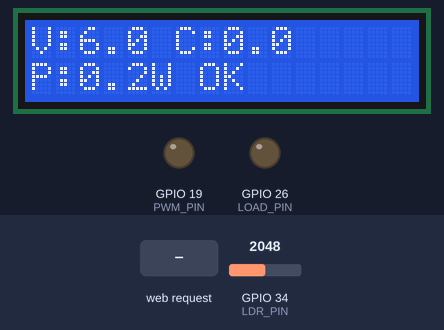
A sketch run on a simulated ESP32. Shown: 16×2 character LCD, output pins drawn as LEDs (lit = HIGH). The test bench sets the inputs (shaded band); at power-on: GPIO 34 (LDR_PIN) = 2048. WiFi joins after 1.5 s; servers stay silent unless stated; uploads are accepted with an empty reply; what the sketch prints to the serial monitor is not drawn.

Above: at 5.8 s.
5.9 s: GPIO 34 (LDR_PIN) set to 1398
At 10.9 s:
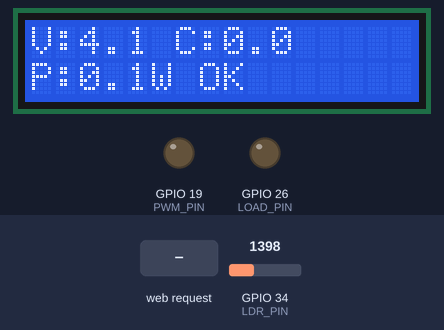
11.9 s: GPIO 34 (LDR_PIN) set to 1335
At 16.8 s:
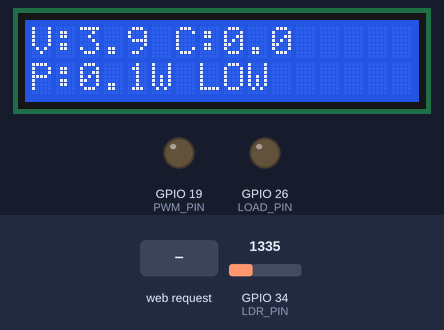
17.1 s: GPIO 34 (LDR_PIN) set to 737
At 21.8 s:
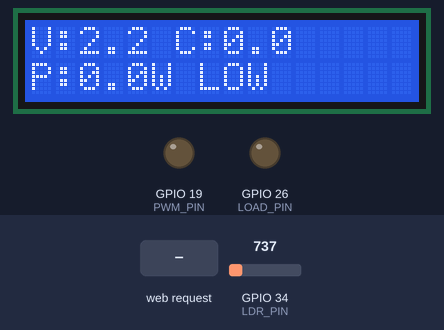
22.3 s: GPIO 34 (LDR_PIN) set to 642
At 26.9 s:
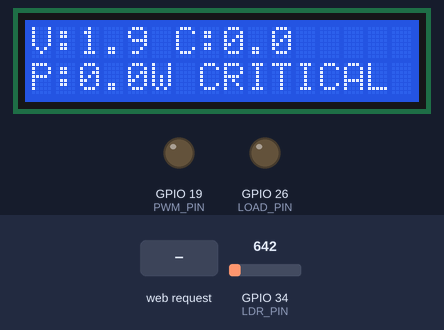
27.6 s: HTTP request GET /setBulb?state=ON received
At 28.3 s:
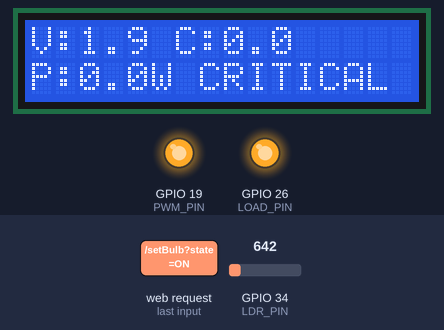
29.1 s: HTTP request GET /setBrightness?value=120 received
At 29.4 s:
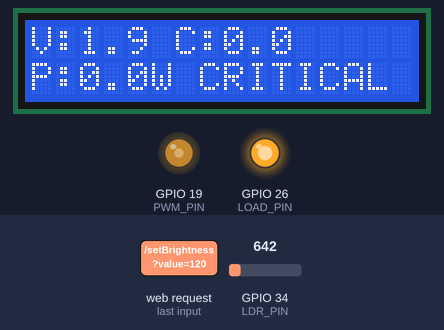
Timing chart, 0 to 31.6 s (numbered marks = the images above; inputs shaded):
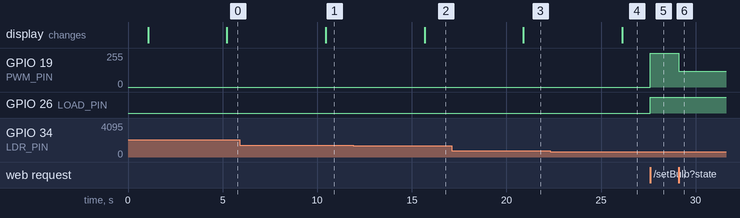

The sketch:

Esp32.ino
```cpp
#include <WiFi.h>
#include <HTTPClient.h>
#include <Wire.h>
#include <LiquidCrystal_I2C.h>
#include <WebServer.h>

// ====== WiFi Credentials ======
const char* WIFI_SSID = "PARADOX";
const char* WIFI_PASS = "shouryakumar";

// ====== Backend URL ======
const char* BACKEND_URL = "http://172.20.10.3:3000/api/data/latest";

// ====== Pin Definitions ======
#define LDR_PIN 34
#define LOAD_PIN 26   // Relay controlling the single bulb
#define PWM_PIN 19    // PWM pin for brightness control (same bulb)

// ====== Variables ======
int brightness = 0;           // 0–255
String bulbState = "OFF";     // ON/OFF state

// ====== LCD Setup ======
LiquidCrystal_I2C lcd(0x27, 16, 2);
WebServer server(80);

// ====== Function Declarations ======
void connectWiFi();
void sendData();
void handleSetBulb();
void handleSetBrightness();

// ====== Setup ======
void setup() {
  Serial.begin(115200);
  delay(1000);

  Wire.begin(21, 22);
  lcd.init();
  lcd.backlight();
  lcd.clear();
  lcd.setCursor(0, 0);
  lcd.print("MASTERS©");

  // Relay and PWM setup
  pinMode(LOAD_PIN, OUTPUT);
  digitalWrite(LOAD_PIN, LOW); // Bulb OFF initially

  ledcSetup(0, 5000, 8); // PWM channel 0, 5kHz, 8-bit
  ledcAttachPin(PWM_PIN, 0);
  ledcWrite(0, 0);

  connectWiFi();

  // Web server routes
  server.on("/setBulb", handleSetBulb);
  server.on("/setBrightness", handleSetBrightness);
  server.on("/ping", []() {
    server.send(200, "application/json", "{\"status\":\"ok\"}");
  });
  server.begin();
  Serial.println("Local control server started!");
}

// ====== WiFi Connection ======
void connectWiFi() {
  WiFi.begin(WIFI_SSID, WIFI_PASS);
  Serial.print("Connecting to WiFi");
  while (WiFi.status() != WL_CONNECTED) {
    delay(1000);
    Serial.print(".");
  }
  Serial.println("\nConnected!");
  Serial.print("IP Address: ");
  Serial.println(WiFi.localIP());
}

// ====== Send Sensor Data ======
void sendData() {
  int rawValue = analogRead(LDR_PIN);
  float percentage = (rawValue / 4095.0) * 100;
  float voltage = (percentage / 100.0) * 12.0;
  float current = voltage / 220.0;
  float power = voltage * current;

  String status;
  if (voltage >= 4.0) status = "OK";
  else if (voltage >= 2.0) status = "LOW";
  else status = "CRITICAL";

  String jsonData = "{";
  jsonData += "\"percentage\":" + String(percentage, 2) + ",";
  jsonData += "\"voltage\":" + String(voltage, 3) + ",";
  jsonData += "\"current\":" + String(current, 3) + ",";
  jsonData += "\"power\":" + String(power, 3) + ",";
  jsonData += "\"status\":\"" + status + "\"";
  jsonData += "}";

  if (WiFi.status() == WL_CONNECTED) {
    HTTPClient http;
    http.begin(BACKEND_URL);
    http.addHeader("Content-Type", "application/json");
    http.POST(jsonData);
    http.end();
  }

  lcd.clear();
  lcd.setCursor(0, 0);
  lcd.print("V:");
  lcd.print(voltage, 1);
  lcd.print(" C:");
  lcd.print(current, 1);
  lcd.setCursor(0, 1);
  lcd.print("P:");
  lcd.print(power, 1);
  lcd.print("W ");
  lcd.print(status);
}

// ====== Handle Bulb ON/OFF ======
void handleSetBulb() {
  if (server.hasArg("state")) {
    String state = server.arg("state");
    bulbState = state;
    if (state == "ON") {
      digitalWrite(LOAD_PIN, HIGH);
      ledcWrite(0, brightness > 0 ? brightness : 255); // if no brightness set, full
    } else {
      digitalWrite(LOAD_PIN, LOW);
      ledcWrite(0, 0);
    }

    Serial.println("Bulb State: " + bulbState);
    server.send(200, "application/json", "{\"success\":true,\"device\":\"bulb\",\"state\":\"" + bulbState + "\"}");
  } else {
    server.send(400, "application/json", "{\"error\":\"missing state\"}");
  }
}

// ====== Handle Brightness ======
void handleSetBrightness() {
  if (server.hasArg("value")) {
    brightness = constrain(server.arg("value").toInt(), 0, 255);

    if (brightness > 0) {
      bulbState = "ON";
      digitalWrite(LOAD_PIN, HIGH);
      ledcWrite(0, brightness);
    } else {
      bulbState = "OFF";
      digitalWrite(LOAD_PIN, LOW);
      ledcWrite(0, 0);
    }

    Serial.println("Brightness: " + String(brightness));
    server.send(200, "application/json", "{\"success\":true,\"device\":\"bulb\",\"brightness\":" + String(brightness) + "}");
  } else {
    server.send(400, "application/json", "{\"error\":\"missing value\"}");
  }
}

// ====== LOOP ======
void loop() {
  server.handleClient();

  static unsigned long lastSend = 0;
  if (millis() - lastSend > 5000) {
    sendData();
    lastSend = millis();
  }
}
```

Measured:
- the behaviour switches between 1366 and 1365 on GPIO 34 (LDR_PIN) (found by bisection; images 1 and 2)
- the behaviour switches between 683 and 682 on GPIO 34 (LDR_PIN) (found by bisection; images 3 and 4)
- after the input at 5.9 s, the display: changes after 4.5 s (image 1)
- after the input at 11.9 s, the display: changes after 3.8 s (image 2)
- after the input at 17.1 s, the display: changes after 3.8 s (image 3)
- after the input at 22.3 s, the display: changes after 3.8 s (image 4)
- after the input at 27.6 s, GPIO 19 (PWM_PIN): 0/255 → 255/255 at once; GPIO 26 (LOAD_PIN): LOW → HIGH at once
- after the input at 29.1 s, GPIO 19 (PWM_PIN): 255/255 → 120/255 at once
